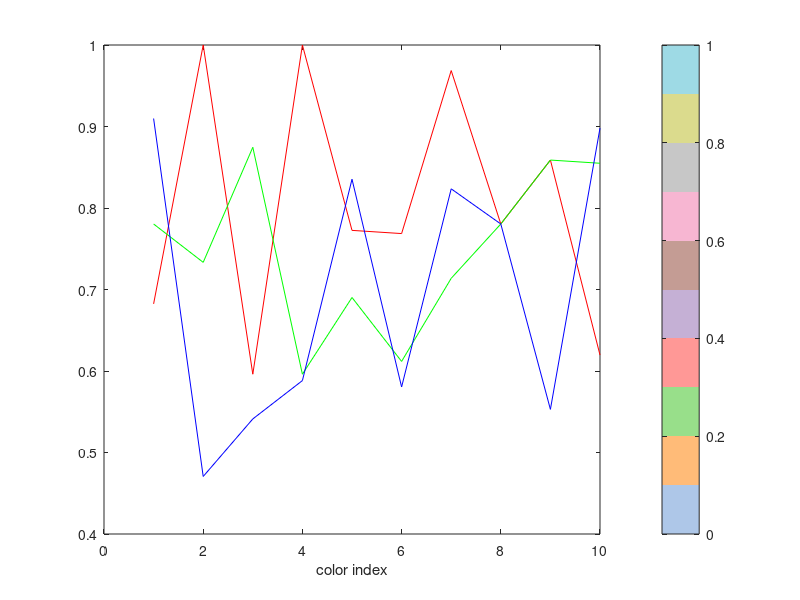

Write the MATLAB code that produced this figure. (Note: this script raises an error after producing the figure.)

%% Set GRAMM defaults for plots

%--- Set some "Main"/"Default" settings for GRAMM plots
% Saving at once in single vars so dont have to always use
% so much code when constructing individual plots

%--- Altering things like color and text size in matlab can save 
% a ton of time vs. manually changing in external program 
% like illustrator 

%--- see Gramm Cheatsheet pdf for some of the specific arguments/methods/variables
% being saved & set below. Use the cheatsheet to find other variables to set and save more time 

%% - Default Dodge option

dodge=0.6; %dodge is useful when drawing bars & points. Especially with categorical data. If set equivalent they will overlap appropriately

%% - Default Text options

%Need to store mixed data types (str for argument/variable names and some num for values), so store as
%a cell array. 

% When you want to call on the gramm object to set_text_options, retrieve values with {:} like so:
    % g.set_text_options(text_options_MainStyle{:});
    
% do this before first draw() call so applied on subsequent updates()

% good for larger, full screen figures

% text_options_DefaultStyle= {'font'; 'Arial'; 
%     'interpreter'; 'none'; 
%     'base_size'; 18; 
%     'label_scaling'; 1;
%    'legend_scaling'; 1; 
%    'legend_title_scaling'; 1.02;
%    'facet_scaling'; 1.02; 
%    'title_scaling'; 1.05;
%    'big_title_scaling'; 1.1};


%good for smaller, manuscript figures
text_options_DefaultStyle= {'font'; 'Arial'; 
    'interpreter'; 'none'; 
    'base_size'; 10; 
    'label_scaling'; 1;
   'legend_scaling'; 1; 
   'legend_title_scaling'; 1.02;
   'facet_scaling'; 1.02; 
   'title_scaling'; 1.05;
   'big_title_scaling'; 1.1};


%% -- Default plot linestyles 
%To be used to set the 'base_size' of lines e.g. like:
%     d().set_line_options('base_size',linewidthSubj);

%-- Master plot linestyles and colors


%may consider using the group argument in gramm as a logic gate for these (e.g. if group= subject, use subject settings, if group=[] use grand settings)

%thin, light lines for individual subj
linewidthSubj= 0.5;
lightnessRangeSubj= [100,100]; %lightness facet with lightness range doesn't work with custom colormap color facet? Issue is I think unknown/too many lightness 'categories' gramm wants to make but can't do it well for custom colors. would be nice if could use alpha but dont think this works... better to have distinct color


%dark, thick lines for between subj grand mean
linewidthGrand= 1.5;
lightnessRangeGrand= [10,10]; %lightness facet with lightness range doesn't work with custom colormap color facet? Issue is I think unknown/too many lightness 'categories' gramm wants to make but can't do it well for custom colors. would be nice if could use alpha but dont think this works... better to have distinct color


% default chroma for connecting points between categorical observations
% (e.g. bar plot with points overlaid)
chromaLineSubj= 0; %black lines connecting points


%thicker lines for reference lines
linewidthReference= 2;

%% ------ Notes about faceting Color & Lightness ----------
 %- 2 strategies for plotting individual subject observations 'lighter' with darker
 % grand means:
 
 % 1) Use built in colormaps (ultimately not good in long run if you want to change colors). Using same map for individuals & mean plots but facet 'lightness' = subject.
 % This works well with built in gramm colormaps I think bc they can generate a lot of lightness categories (e.g. many subjects)
 
 % 2)*recommended* Use custom different map for individuals and mean plots without faceting
 % lightness. This way you have total control over the colors without
 % relying on gramm to figure out lightness categories. All you have to do
 % is define color map to use for each group 

%% -- Default built-in plot colormaps

%-brewer2 and brewerDark are two cmaps that are built-in and are good for
%plotting subjects, means respectively (different shades of same colors)
%if only 2 groupings being plotted, brewer2 and brewer_dark work well 
cmapSubj= 'brewer2';
cmapGrand= 'brewer_dark';

%% -- Custom Colormaps
%making some custom maps here for common comparisons in the Richard Lab.
%Will have 1 map with individual subj lightness and 1 darker map for grand mean
% consider that you may want another even lighter map with shades for
% individual trials/observations. want alternating distinct hues within each map for auto faceting

%Here's a good tool for making custom maps: 
% https://learnui.design/tools/data-color-picker.html
% also here are commonly used palettes with RGB https://public.tableau.com/views/TableauColors/ColorPaletteswithRGBValues?%3Aembed=y&%3AshowVizHome=no&%3Adisplay_count=y&%3Adisplay_static_image=y

%-- tab10- good for qualitative differences taking from https://public.tableau.com/views/TableauColors/ColorPaletteswithRGBValues?%3Aembed=y&%3AshowVizHome=no&%3Adisplay_count=y&%3Adisplay_static_image=y
cmapTab10Subj= [174,199,232;
                255,187,120;
                152,223,138;
                255,152,150;
                197,176,213;
                196,156,148;
                247,182,210;
                199,199,199;
                219,219,141;
                158,218,229];
            
cmapTab10Subj= cmapTab10Subj/255;

            
cmapTab10Grand= [31,119,180;
                255,127,14;
                44,160,44;
                214,39,40;
                148,103,189;
                140,86,75;
                227,119,194;
                127,127,127;
                188,189,34;
                23,190,207];
            
cmapTab10Grand= cmapTab10Grand/255;

        %viz this colormap in colorbar to side of rgbplot
        figure();
        rgbplot(cmapTab10Subj);
        hold on
        colormap(cmapTab10Subj)
        colorbar('Ticks',[])
        title('cmapTab10Subj');
        
       %viz this colormap in colorbar to side of rgbplot
        figure();
        rgbplot(cmapTab10Grand);
        hold on
        colormap(cmapTab10Grand)
        colorbar('Ticks',[])
        title('cmapTab10Grand');

%-- Cue Type cmap colormap for DS vs NS comparisons (7 class BrBG; teal blue vs. brown orange)
cmapCustomCue= [90,180,172; %dark teal
            199,234,229;
            245,245,245; %light teal 
            1,102,94 %neutral
            246,232,195; %light orange
            216,179,101;
            140,81,10;  %dark orange 
            ];
            
cmapCustomCue= cmapCustomCue/255;

cmapCueGrand= cmapCustomCue([1,7],:); %dark
cmapCueSubj= cmapCustomCue([2,6],:); %light


%--Active vs Inactive cmaps (e.g. laser-paired vs unpaired operand)

%- Blue vs. Grey
% based on colorbrewer2 5 class RdGy, replaced red w blues
cmapCustomRedGray= [202,0,32;
                244,165,130;
                255,255,255;
                186,186,186;
                64,64,64]

cmapCustomRedGray= cmapCustomRedGray/255;

            
cmapCustomBlueGray= [44,123,182;
    171,217,233;
    255,255,255;
    186,186,186;
    64,64,64]

cmapCustomBlueGray= cmapCustomBlueGray/255;


cmapBlueGrayGrand= cmapCustomBlueGray([1,5],:);
cmapBlueGraySubj= cmapCustomBlueGray([2,4],:);

%% if you want to specific colors from this map, remember each color is= RGB values so each row is 1 color and you can just index single row.
%alternatively for auto faceting you may need to reorganize the
%cmap order such that the colors alternate between hues (e.g. since
%gramm() will facet in order of the colors in the cmap)

%% old, additional custom colormap examples
%-- Also have made some custom maps, examples follow (made using colorbrewer2.org)
% all you need is to make the map you want on the site, copy the RGB values
% and divide by 255 for matlab to recognize them as a colormap 

%--- Custom colormap examples for plots

% - Custom colormap updated from below. want alternating distinct hues for auto faceting
% will make different maps with diff lightness for diff 'groups' (e.g. subject lighter vs darker grand means) 


% - Examples: Colormap for 465nm vs 405nm comparisons (7 class PRGn, purple vs green)
%green and purple %3 levels each, dark to light extremes + neutral middle
mapCustomFP= [ 27,120,55;
            127,191,123;
            217,240,211;
            247,247,247
            231,212,232
            175,141,195;
            118,42,131;
           ];

        mapCustomFP= mapCustomFP/255;
        
        %viz this colormap in colorbar to side of rgbplot
        figure();
        rgbplot(mapCustomFP);
        hold on
        colormap(mapCustomFP)
        colorbar('Ticks',[])
        title('mapCustomFP');

% - Colormap for DS vs NS comparisons (7 class BrBG; teal blue vs. brown orange)
cmapCustomCue= [90,180,172;
            199,234,229;
            245,245,245;
            1,102,94
            246,232,195;
            216,179,101;
            140,81,10;   
            ];
            
        cmapCustomCue= cmapCustomCue/255;

                %viz this colormap in colorbar to side of rgbplot
        figure();
        rgbplot(cmapCustomCue);
        hold on
        colormap(cmapCustomCue)
        colorbar('Ticks',[])
        title('mapCustomCue');

%%---- more complicated custom colormap with varying lightness notes ---
%% - If you want to use lightness faceting with gramm and custom maps, will need more complex:
% It is also possible to provide a custom
% colormap by providing a N-by-3 matrix (columns are R,G,B), with N
% corresponding to n_color categories times n_lightness categories (see
% below). Row ordering should be color#1/lightness#1 ; color#1/lightness#2 ;
% ... ; color#1/lightness#n ; color#2/lightness#1 ; ... ; color#n/lightness#n
%
% 'n_color' number of color categories when using a custom colormap
% 'n_lightness' number of lightness categories when using a custom colormap

%essentially every time you will need to tell gramm how many n_lightness
%per color are in the color map, which 1) means more code and 2) means more
%work generating the colormaps to begin with. 

%It should definitely possible tho with interpolation...not worth it atm

%% Attempt at custom map with big lightness range for lightness faceting
%- good start below but don't think it's worth it... 
% - trying some colormap interpolation for plenty of lightness categories

%pick two colors between which to interpolate colors for custom map
colorA= [90,180,172];
colorB= [140,81,10];
colorC= [1,102,94];


%will go between color A -- C -- B

% Create a matrix where each row is a color triple
T = [colorA         
     colorC        
     colorB]./255; 
% And now make a vector of what range each color should be at (i.e. this vector defines the spacing of the colours, they need not be regularly/equally spaced):

x = [0
     50
     100];
%  And finally you can create the entire map with one simple interpolation:

map = interp1(x/255,T,linspace(0,1,255));
 
 % test 
 I = linspace(0,1,255);
imagesc(I(ones(1,10),:)')
colormap(map)



%% ---- GRAMM examples from custom ICSS example data ----- 

%load some example ICSS data
load('example_data_icss.mat');

dataFull= data;

%define the cmaps you want for grand & subj observations (custom maps defined above)
cmapGrand= cmapBlueGrayGrand;
cmapSubj= cmapBlueGraySubj;

%% Example line plot with individual lines

%subset data
data= dataFull;

%generate figure
figure; clear d;

%-- individual subj
group= data.Subject;

d=gramm('x',data.trainDayThisPhase,'y',data.countNP,'color',data.typeNP, 'group', group)

%facet by trainPhase - ideally could set sharex of facets false but idk w gramm
d.facet_grid([],data.trainPhase);

d.stat_summary('type','sem','geom','line');
d.set_names('x','Session','y','Number of Nose Pokes','color','Nosepoke Side')

d().set_line_options('base_size',linewidthSubj);
d.set_color_options('map', cmapSubj);

d.no_legend(); %prevent legend duplicates if you like


%set text options
d.set_text_options(text_options_DefaultStyle{:}); 


d.draw()

%-- btwn subj mean as well
group= [];

d.update('x',data.trainDayThisPhase,'y',data.countNP,'color',data.typeNP, 'group', group)

d.stat_summary('type','sem','geom','area');

d.set_names('x','Session','y','Number of Nose Pokes','color','Nosepoke Side')

d().set_line_options('base_size',linewidthGrand);
d.set_color_options('map', cmapGrand);


figTitle= strcat('ICSS-dp-npType');   
d.set_title(figTitle);   

%Zoom in on lower NP subjects if desired
% d().axe_property( 'YLim',[0 300]) %low responders
d().axe_property( 'YLim',[0, 1200]) %high responders

% SET X TICK = 1 SESSION
d.axe_property('XTick',[min(data.trainDayThisPhase):1:max(data.trainDayThisPhase)]); %,'YLim',[0 75],'YTick',[0:25:75]);


d.draw()


%% Example bar w individual points and connecting lines: 

%subset data
sesToPlot= 5; %plot last day before reversal

ind= [];
ind= data.Session== sesToPlot;

data= data(ind, :);

%make fig
clear d; figure();

%- Bar of btwn subj means (group = [])
group= []; %var by which to group

d=gramm('x',data.typeNP,'y',data.countNP,'color',data.typeNP, 'group', group)

d(1,1).stat_summary('type','sem', 'geom',{'bar' 'black_errorbar'}, 'dodge', dodge) 
d(1,1).set_color_options('map',cmapGrand); 

d.set_names('x','Nosepoke Side','y','Number of Nose Pokes','color','Nosepoke Side')
d(1,1).set_title('ICSS Final day before reversal nosepoke inset')

%set text options- do before first draw() call so applied on subsequent updates()
d.set_text_options(text_options_DefaultStyle{:}); 

d.draw()

%- Draw lines between individual subject points (group= subject, color=[]);
group= data.Subject;
d.update('x', data.typeNP,'y',data.countNP,'color',[], 'group', group)

% d(1,1).stat_summary('geom',{'line'});
d(1,1).geom_line('alpha',0.3);
d().set_line_options('base_size',linewidthSubj);

d(1,1).set_color_options('chroma', 0); %black lines connecting points

d.draw()

%- Update with point of individual subj points (group= subject)
group= data.Subject;
d.update('x', data.typeNP,'y',data.countNP,'color',data.typeNP, 'group', group)
d(1,1).stat_summary('type','sem','geom',{'point'}, 'dodge', dodge)%,'bar' 'black_errorbar'});

d(1,1).set_color_options('map',cmapSubj); 

d.draw();


figTitle= 'ICSS_inset_final_session_preReversal';


%% -Example Histogram

% - Prior to stats, viz the distribution 
%wondering if should run stats on log or raw nosepoke counts

figure(); clear g;

g(1,1)= gramm('x', data.countNP, 'color', data.typeNP);

g(1,1).set_names('x','Number of Nose Pokes','color','Nosepoke Side')

g(1,1).stat_bin()

g(2,1)= gramm('x', data.logNP, 'color', data.typeNP);

g(2,1).stat_bin()

g(1,1).set_names('x','Log(Number of Nose Pokes)','color','Nosepoke Side')

figTitle= 'ICSS inset final session preReversal-Stats Distribution';

g().set_title(figTitle)

g.set_text_options(text_options_DefaultStyle{:}); %set text options- do before first draw() call so applied on subsequent updates()

g.set_color_options('map',cmapGrand); 

g.draw();

% saveFig(gcf, figPath,figTitle,figFormats);


%% -------TODO: matlab plotting examples ------

% %generate random data
% dataTest= table();
% 
% testN= 1000; %n observations (rows in table)
% 
% %-yValue data
% %use randn to make random arrays: 1000 values (1000 rows x 1 column) with desired mean and std
% testMean= 50;
% testStd= 4;
% 
% dataTest.yValue= testMean+ testStd*randn(testN,1);
% 
% %-xValue data
% testMean= 20;
% testStd= 2;
% 
% dataTest.xValue= testMean+ testStd*randn(testN,1);
% 
% %-colorValue data
% % make some arbitrary possible labels and then use randsample to sample
% % randomly with replacement
% testLabels= {'catA'; 'catB'; 'catC'; 'catD'};
% 
% dataTest.colorValues= randsample(testLabels, testN, true);



%% CLOSE ALL example figures 
close all;



%% ----TODO


%TODO: Explore inlay options in matlab
%g(1,1).set_layout_options('Position',[0.5 .33 0.5 0.33],'legend_position',[0.65 0.38 0.1 0.1]);
    % First 2 in 'position': halfway over, 1/3 of the way up; next 2 may be size
    